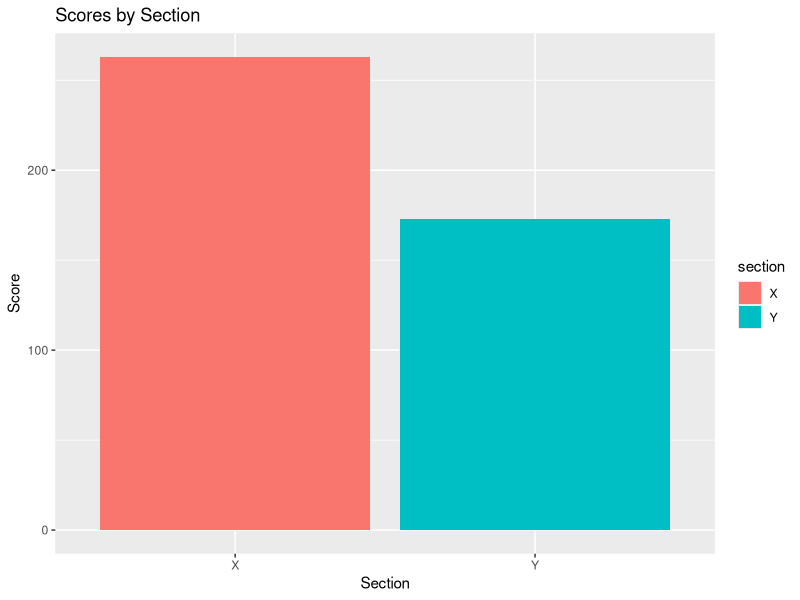

Recreate this plot in R.
library(ggplot2)

# Sample dataset
students <- data.frame(
  section = c("X", "X", "Y", "Y", "X"),
  score   = c(85, 90, 78, 95, 88)
)

# Basic bar chart
ggplot(students, aes(x = section, y = score, fill = section)) +
  geom_bar(stat = "identity") +
  labs(title = "Scores by Section", x = "Section", y = "Score")
